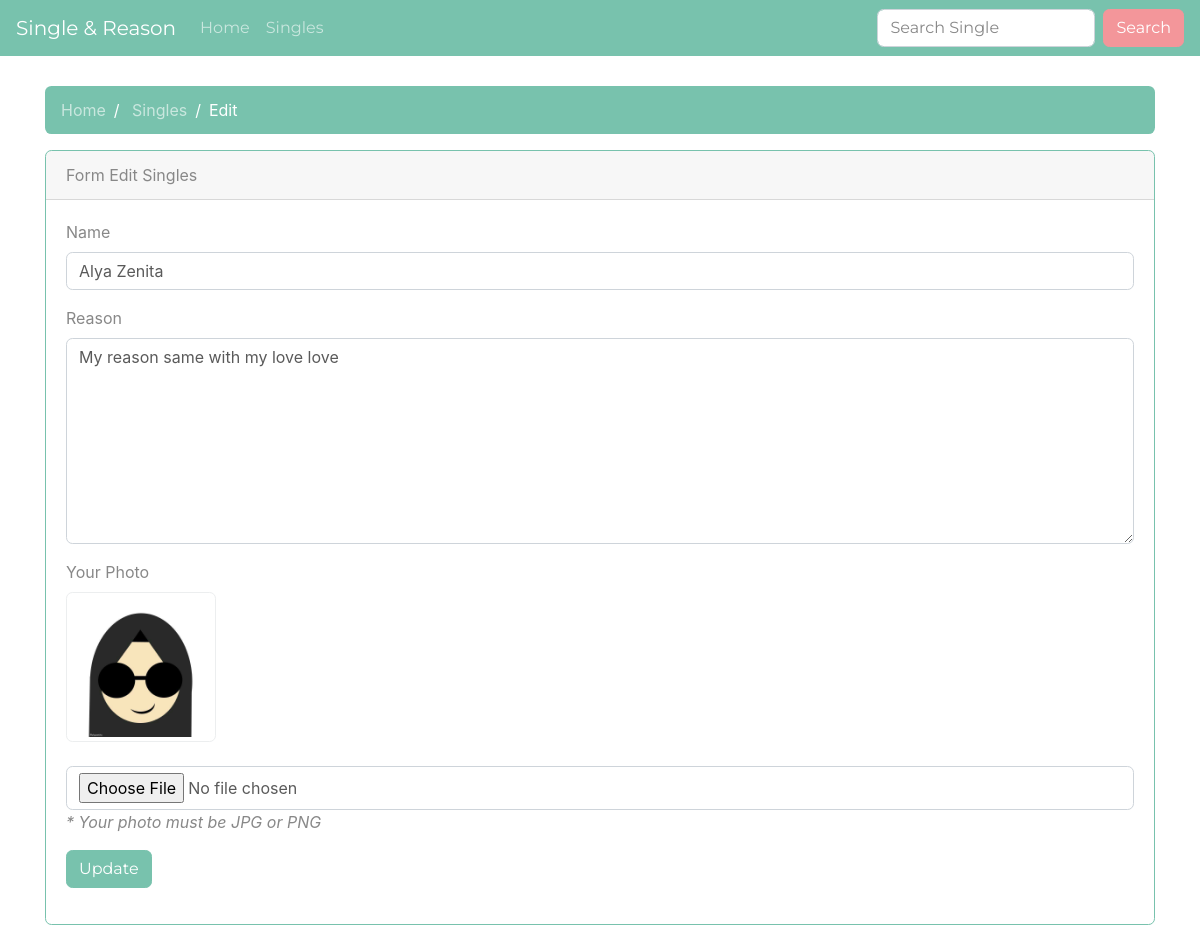
The app's page /index.php/singles/edit/2 with its own data.
### tables this page shows
CREATE TABLE `single` (
  `id` int(11) NOT NULL,
  `name` varchar(100) NOT NULL,
  `reason` text NOT NULL,
  `date_entry` date NOT NULL,
  `foto` varchar(100) NOT NULL
);

### application/controllers/Singles.php (called while the page is built, shortened)
<?php
class Singles extends CI_Controller
{
  function __construct()
  {
    $this->load->model('SinglesModel');
  }
  public function edit($id)
  {
    $data['single'] = $this->db->get_where('single', ['id' => $id])->row();
    $this->load->view('template/header');
    $this->load->view('site/singles/edit', $data);
    $this->load->view('template/footer');
  }
}
 ?>

### index.php (called while the page is built, shortened)
<?php
require_once BASEPATH.'core/CodeIgniter.php';

### application/views/site/singles/edit.php (the view, shortened to what this page needs)
<div class="col-md-12" style="margin-top:30px;">
  <ol class="breadcrumb">
    <li class="breadcrumb-item">
      <?php echo anchor('/', 'Home'); ?>
    </li>
    <li class="breadcrumb-item">
      <?php echo anchor('/singles', 'Singles'); ?>
    </li>
    <li class="breadcrumb-item active">Edit</li>
  </ol>
  <div class="card border-primary">
    <div class="card-header">Form Edit Singles</div>
    <div class="card-body">
      <?php echo form_open('singles/update', ['method'=>'POST', 'enctype'=>'multipart/form-data']); ?>
        <div class="form-group">
          <label for="">Name</label>
          <input type="text" class="form-control" id="" placeholder="" name="name" value="<?php echo $single->name; ?>">
        </div>
        <div class="form-group">
          <label for="">Reason</label>
          <textarea name="reason" rows="8" cols="80" class="form-control"><?php echo $single->reason; ?></textarea>
        </div>
        <div class="form-group">
          <label for="">Your Photo</label>
          <br>
          <img src="<?php echo base_url('upload/img/' . $single->foto); ?>" alt="" style="width:150px;" class="img-thumbnail">
          <br><br>
          <input type="file" class="form-control" id="" placeholder="" name="foto">
          <p class="help-block"> <i>* Your photo must be JPG or PNG</i> </p>
        </div>
        <div class="form-group">
          <button type="submit" name="submit" value="submit" class="btn btn-primary">Update</button>
        </div>
      <?php echo form_close(); ?>
    </div>
  </div>
</div>

### records on screen
single: name "Alya Zenita", reason "My reason same with my love love", foto (picture)

### other values on screen
anchor('/', 'Home', ['class' => 'nav-link']) "Home"
anchor('singles', 'Singles', ['class' => 'nav-link']) "Singles"
anchor('/', 'Home') "Home"
anchor('/singles', 'Singles') "Singles"
